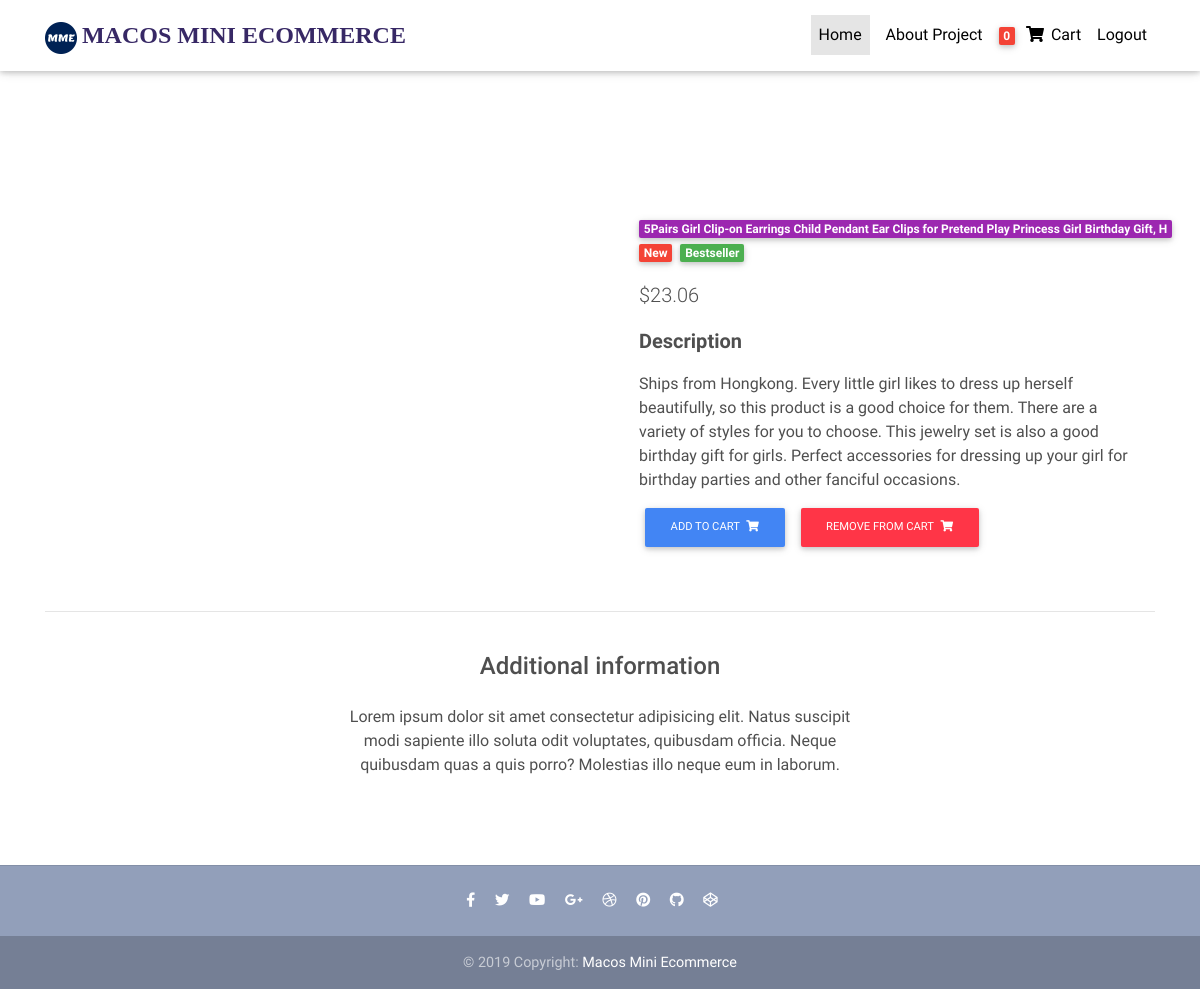
The page /product-page/170/-5pairs-girl-clip-on-earrings-child-pendant-ear-clips-for-pretend-play-princess-girl-birthday-gift,-h-/ (signed in) on the database its author committed.
### core/models.py (models this page shows, shortened)
class Order(models.Model):
    user = models.ForeignKey(settings.AUTH_USER_MODEL, on_delete=models.CASCADE)
    ordered = models.BooleanField(default= False)
    start_date = models.DateTimeField( auto_now=True, )
    order_date = models.DateTimeField()
    items = models.ManyToManyField(OrderItem)
    billing_address = models.ForeignKey("BillingAddress",on_delete=models.SET_NULL, null=True, blank=True )
    payment = models.ForeignKey("Payment",on_delete=models.SET_NULL, null=True, blank=True )
    class Meta:
        verbose_name_plural = ("Order")

class Items(models.Model):
    title = models.CharField( max_length=100)
    price = models.FloatField()
    discount_price = models.FloatField(blank= True, null=True)
    description = models.TextField(null=True)
    brand = models.CharField(max_length=50,null=True)
    sku = models.CharField(max_length=50)
    meta_description = models.CharField(max_length=255,help_text='Content for description meta tag')
    slug = models.SlugField()
    category = models.ForeignKey(Category, on_delete=models.CASCADE ,null= True)
    quantity = models.IntegerField(default=1)
    image = models.ImageField(upload_to='uploads/', blank =True, null=True)
    thumbnail = models.ImageField(upload_to='uploads/',blank = True, null= True)
    image_url = models.URLField( max_length=200,blank=True,null=True)
    product_content = models.TextField(blank=True)
    class Meta:
        verbose_name_plural = ("Items")
    def get_add_to_cart_url(self):
        return reverse("core:add-to-cart", kwargs={'slug': self.slug})
    def get_thumbnail_image(self):
        if self.thumbnail:
            return 'http://127.0.0.1:8000' +   self.thumbnail.url

### core/views.py (the view)
# urls.py: path('product-page/<category_slug>/<product_slug>/', views.ProductDetailView.as_view(), name='items-detail'),
class ProductDetailView(DetailView):
    model = Items
    context_object_name  = "product"
    def get_object(self):
        item= Items.objects.filter(category=self.kwargs['category_slug']).get(slug=self.kwargs['product_slug'])
        Item_global_ = item
        return item

### core/templatetags/cart_template_tags.py (called while the page is built)
@register.filter
def cart_item_count(user):
    if user.is_authenticated:
        queryset = Order.objects.filter(user = user, ordered=False)
        if queryset.exists():
            return queryset[0].items.count()
    return 0

### templates/core/items_detail.html (shortened to what this page needs)
{% extends 'base.html' %}
 {% block content %}
 <div class="mt-5 pt-4 ">
</div>
  <main class="mt-5 pt-4">
    <div class="container dark-grey-text mt-5">
      <div class="row wow fadeIn">
        <div class="col-md-6 mb-4">
        </div>
        <div class="col-md-6 mb-4">
          <div class="p-4">
            <div class="mb-3">
              <a href="">
                <span class="badge purple mr-1 text-ellipsis">{{product.title}} </span>
              </a>
              <a href="">
                <span class="badge red mr-1">New</span>
              </a>
              <a href="">
                <span class="badge green mr-1">Bestseller</span>
              </a>
            </div>
            <p class="lead">
               {% if product.discount_price%}
                <span class="mr-1">
                <del>${{product.price}}</del>
              </span>
                  {%else%}
              <span>${{product.price}}</span>
              {% endif %}
            </p>
            <p class="lead font-weight-bold">Description</p>
            <p>{{product.description}}</p>
 <a  href="{{object.get_add_to_cart_url }}" class="btn btn-primary btn-md my-0 p" >Add to cart
                <i class="fas fa-shopping-cart ml-1"></i>
              <a>
              <a  href="{{object.get_remove_from_cart_url }}" class="btn btn-danger btn-md my-0 p" >Remove from cart
                <i class="fas fa-shopping-cart ml-1"></i>
              <a>
          </div>
        </div>
      </div>
      <hr>
      <div class="row d-flex justify-content-center wow fadeIn">
        <div class="col-md-6 text-center">
          <h4 class="my-4 h4">Additional information</h4>
          <p>Lorem ipsum dolor sit amet consectetur adipisicing elit. Natus suscipit modi sapiente illo soluta odit
            voluptates,
            quibusdam officia. Neque quibusdam quas a quis porro? Molestias illo neque eum in laborum.</p>
        </div>
      </div>
      <div class="row wow fadeIn">
        <div class="col-lg-4 col-md-12 mb-4">
        </div>
        <div class="col-lg-4 col-md-6 mb-4">
        </div>
        <div class="col-lg-4 col-md-6 mb-4">
        </div>
      </div>
    </div>
  </main>
{% endblock %}

### templates/base.html (shortened to what this page needs)
{%load static %}
{% load cart_template_tags %}
<!DOCTYPE html>
<html lang="en">
<head>
  <link rel="stylesheet" href="https://use.fontawesome.com/releases/v5.11.2/css/all.css">
  <link href="{% static 'css/bootstrap.min.css' %}" rel="stylesheet">
  <link href="{% static 'css/mdb.min.css' %}" rel="stylesheet">
  <link href="{% static 'css/style.min.css' %}" rel="stylesheet">
</head>
<body>
  <nav class="navbar fixed-top navbar-expand-lg navbar-light white scrolling-navbar ">
    <div class="container">
      <a class="navbar-brand waves-effect" href="/" target="_blank">
        <strong class="blue-text">
        <span> <img src={% static 'favicon-32x32.png' %} alt="logo"></span>
        <strong style="font-weight: 900;
                font-size: larger;
                font-family: Manrope;
                color: #372865;">
        MACOS MINI ECOMMERCE</strong>
      </a>
      <div class="collapse navbar-collapse" id="navbarSupportedContent">
        <ul class="navbar-nav mr-auto">
          <li class="nav-item active float-center">
            <a class="nav-link waves-effect " href="/">Home
            </a>
          </li>
          <li class="nav-item ml-2 float-left">
            <a class="nav-link waves-effect" href="/about" target="_blank">About Project</a>
          </li>
        </ul>
        <ul class="navbar-nav nav-flex-icons">
         {% if request.user.is_authenticated %}
          <li class="nav-item">
            <a href="{% url 'core:order-summary' %}" class="nav-link waves-effect">
              <span class="badge red z-depth-1 mr-1"> {{request.user | cart_item_count}} </span>
              <i class="fas fa-shopping-cart"></i>
              <span class="clearfix d-none d-sm-inline-block"> Cart </span>
            </a>
          </li>
           <li class="nav-item">
            <a class="nav-link waves-effect" href="{% url 'account_logout' %}">
              <span class="clearfix d-none d-sm-inline-block "> Logout </span>
            </a>
          </li>
          {% endif %}
        </ul>
      </div>
    </div>
  </nav>
    {% block content  %}
    {% endblock content %}
{% if 'order-summary' not in request.path  and 'payment/stripe' not in request.path %}
  <footer class="page-footer text-center font-small mt-4 wow fadeIn">
    <hr class="my-4">
    <div class="pb-4">
      <a href="" target="_blank">
        <i class="fab fa-facebook-f mr-3"></i>
      </a>
      <a href="" target="_blank">
        <i class="fab fa-twitter mr-3"></i>
      </a>
      <a href="" target="_blank">
        <i class="fab fa-youtube mr-3"></i>
      </a>
      <a href="" target="_blank">
        <i class="fab fa-google-plus-g mr-3"></i>
      </a>
      <a href="" target="_blank">
        <i class="fab fa-dribbble mr-3"></i>
      </a>
      <a href="" target="_blank">
        <i class="fab fa-pinterest mr-3"></i>
      </a>
      <a href=""" target="_blank">
        <i class="fab fa-github mr-3"></i>
      </a>
      <a href="" target="_blank">
        <i class="fab fa-codepen mr-3"></i>
      </a>
    </div>
    <div class="footer-copyright py-3">
      © 2019 Copyright:
      <a href="#"" target="_blank"> Macos Mini Ecommerce </a>
    </div>
  </footer>
  {% endif %}
</body>
</html>

### rows shown on the page
Items: title "5Pairs Girl Clip-on Earrings Child Pendant Ear Clips for Pretend Play Princess Girl Birthday Gift, H", price "23.06", description "Ships from Hongkong. Every little girl likes to dress up herself beautifully, so this product is a good choice for them. There are a variety of styles for you to choose. This jewelry set is also a good birthday gift for girls. Perfect accessories for dressing up your girl for birthday parties and other fanciful occasions."

### other values the page prints
{{ request.user | cart_item_count }} "0"
